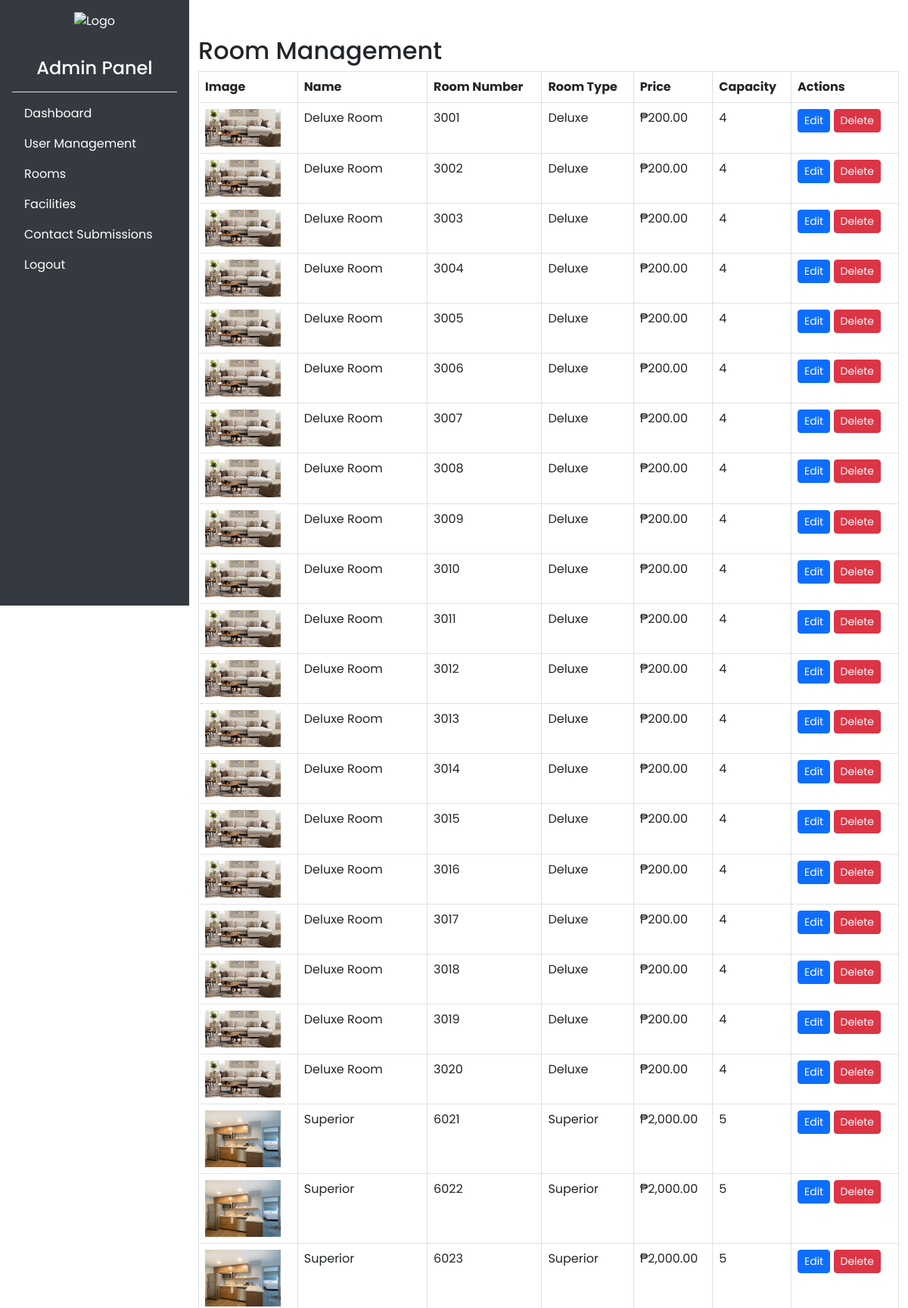
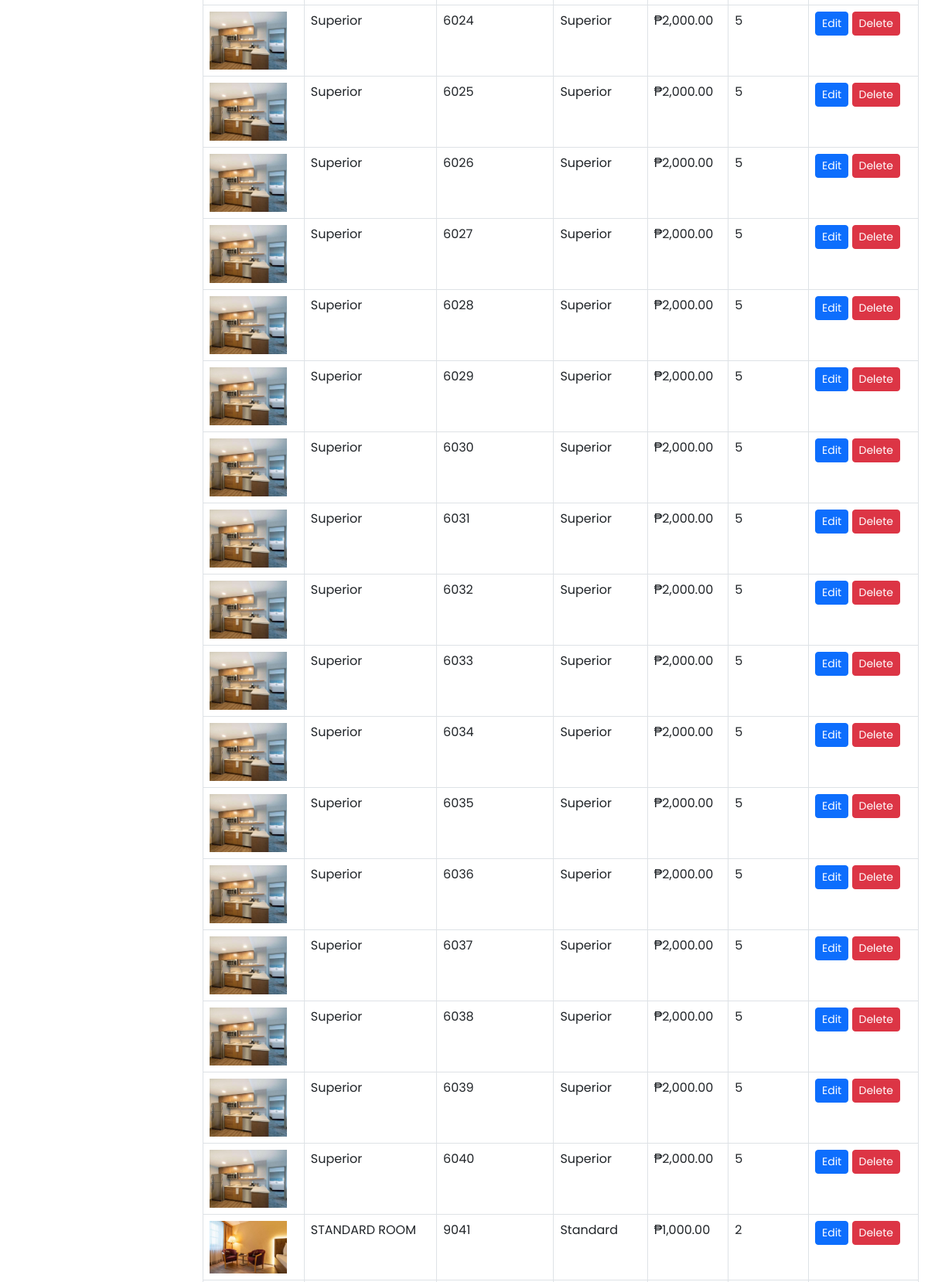
The page /admin/rooms.php (signed in, upper part) on the database its author committed (2 pictures, top to bottom).
### tables this page shows
CREATE TABLE `rooms` (
  `id` int(11) NOT NULL,
  `images` text NOT NULL,
  `room_type` varchar(255) NOT NULL,
  `price` decimal(10,0) NOT NULL,
  `capacity` int(11) NOT NULL,
  `amenities` text NOT NULL,
  `description` text NOT NULL,
  `created_at` timestamp NOT NULL DEFAULT current_timestamp() ON UPDATE current_timestamp(),
  `name` varchar(255) NOT NULL,
  `room_number` varchar(50) NOT NULL,
  `status` varchar(255) NOT NULL,
  `cleanliness_status` varchar(255) NOT NULL
);

### admin/rooms.php (the view, shortened to what this page needs)
<?php
include '../config.php';
include './sidebar.php';
$sql = "SELECT * FROM rooms WHERE 1=1";
$result = mysqli_query($conn, $sql);
?>
<!DOCTYPE html>
<html lang="en">
<head>
    <link href="https://cdn.jsdelivr.net/npm/bootstrap@5.3.0-alpha1/dist/css/bootstrap.min.css" rel="stylesheet">
</head>
<body>
    <div class="container mt-5">
        <h2>Room Management</h2>
        <table class="table table-bordered">
            <thead>
                <tr>
                    <th>Image</th>
                    <th>Name</th>
                    <th>Room Number</th>
                    <th>Room Type</th>
                    <th>Price</th>
                    <th>Capacity</th>
                    <th>Actions</th>
                </tr>
            </thead>
            <tbody>
                <?php if (mysqli_num_rows($result) > 0): ?>
                    <?php while ($row = mysqli_fetch_assoc($result)): ?>
                        <tr>
                            <td>
                                <?php
                                $images = explode(',', $row['images']);
                                echo "<img src='$images[0]' width='100' alt='Room Image'>";
                                ?>
                            </td>
                            <td><?= htmlspecialchars($row['name']); ?></td>
                            <td><?= htmlspecialchars($row['room_number']); ?></td>
                            <td><?= htmlspecialchars($row['room_type']); ?></td>
                            <td>₱<?= number_format($row['price'], 2); ?></td>
                            <td><?= htmlspecialchars($row['capacity']); ?></td>
                            <td>
                                <button
                                    class="btn btn-primary btn-sm edit-btn"
                                    data-id="<?= $row['id']; ?>"
                                    data-name="<?= htmlspecialchars($row['name']); ?>"
                                    data-room_type="<?= htmlspecialchars($row['room_type']); ?>"
                                    data-price="<?= htmlspecialchars($row['price']); ?>"
                                    data-capacity="<?= htmlspecialchars($row['capacity']); ?>"
                                    data-amenities="<?= htmlspecialchars($row['amenities']); ?>"
                                    data-description="<?= htmlspecialchars($row['description']); ?>"
                                    data-images="<?= htmlspecialchars($row['images']); ?>"
                                    data-bs-toggle="modal"
                                    data-bs-target="#editRoomModal">
                                    Edit
                                </button>
 				<a href="?delete=<?= $row['id']; ?>" class="btn btn-danger btn-sm">Delete</a>
                            </td>
                        </tr>
                    <?php endwhile; ?>
                <?php else: ?>
                    <tr>
                        <td colspan="7" class="text-center">No rooms found.</td>
                    </tr>
                <?php endif; ?>
            </tbody>
        </table>
    </div>
</body>
</html>

### admin/css/roombook.css (style rules this page uses)
:root { --bg-text-shadow: 0 2px 4px rgb(13 0 77 / 8%), 0 3px 6px rgb(13 0 77 / 8%), 0 8px 16px rgb(13 0 77 / 8%); --bg-box-shadow: 0px 0px 20px 6px rgba(26, 30, 164, 0.31); }
body { background-color: #ffff; }
* { margin: 0; padding: 0; font-family: 'Poppins', sans-serif; }
a { color: black; }

### admin/sidebar.php (style rules this page uses)
body { display: flex; }

### rows shown on the page
rooms: name "Deluxe Room", room_number "3001", room_type "Deluxe", price "200.00", capacity "4"
rooms: name "Deluxe Room", room_number "3002", room_type "Deluxe", price "200.00", capacity "4"
rooms: name "Deluxe Room", room_number "3003", room_type "Deluxe", price "200.00", capacity "4"
rooms: name "Deluxe Room", room_number "3004", room_type "Deluxe", price "200.00", capacity "4"
rooms: name "Deluxe Room", room_number "3005", room_type "Deluxe", price "200.00", capacity "4"
rooms: name "Deluxe Room", room_number "3006", room_type "Deluxe", price "200.00", capacity "4"
rooms: name "Deluxe Room", room_number "3007", room_type "Deluxe", price "200.00", capacity "4"
rooms: name "Deluxe Room", room_number "3008", room_type "Deluxe", price "200.00", capacity "4"
rooms: name "Deluxe Room", room_number "3009", room_type "Deluxe", price "200.00", capacity "4"
rooms: name "Deluxe Room", room_number "3010", room_type "Deluxe", price "200.00", capacity "4"
rooms: name "Deluxe Room", room_number "3011", room_type "Deluxe", price "200.00", capacity "4"
rooms: name "Deluxe Room", room_number "3012", room_type "Deluxe", price "200.00", capacity "4"
rooms: name "Deluxe Room", room_number "3013", room_type "Deluxe", price "200.00", capacity "4"
rooms: name "Deluxe Room", room_number "3014", room_type "Deluxe", price "200.00", capacity "4"
rooms: name "Deluxe Room", room_number "3015", room_type "Deluxe", price "200.00", capacity "4"
rooms: name "Deluxe Room", room_number "3016", room_type "Deluxe", price "200.00", capacity "4"
rooms: name "Deluxe Room", room_number "3017", room_type "Deluxe", price "200.00", capacity "4"
rooms: name "Deluxe Room", room_number "3018", room_type "Deluxe", price "200.00", capacity "4"
rooms: name "Deluxe Room", room_number "3019", room_type "Deluxe", price "200.00", capacity "4"
rooms: name "Deluxe Room", room_number "3020", room_type "Deluxe", price "200.00", capacity "4"
rooms: name "Superior", room_number "6021", room_type "Superior", price "2,000.00", capacity "5"
rooms: name "Superior", room_number "6022", room_type "Superior", price "2,000.00", capacity "5"
rooms: name "Superior", room_number "6023", room_type "Superior", price "2,000.00", capacity "5"
rooms: name "Superior", room_number "6024", room_type "Superior", price "2,000.00", capacity "5"
rooms: name "Superior", room_number "6025", room_type "Superior", price "2,000.00", capacity "5"
rooms: name "Superior", room_number "6026", room_type "Superior", price "2,000.00", capacity "5"
rooms: name "Superior", room_number "6027", room_type "Superior", price "2,000.00", capacity "5"
rooms: name "Superior", room_number "6028", room_type "Superior", price "2,000.00", capacity "5"
rooms: name "Superior", room_number "6029", room_type "Superior", price "2,000.00", capacity "5"
rooms: name "Superior", room_number "6030", room_type "Superior", price "2,000.00", capacity "5"
rooms: name "Superior", room_number "6031", room_type "Superior", price "2,000.00", capacity "5"
rooms: name "Superior", room_number "6032", room_type "Superior", price "2,000.00", capacity "5"
rooms: name "Superior", room_number "6033", room_type "Superior", price "2,000.00", capacity "5"
rooms: name "Superior", room_number "6034", room_type "Superior", price "2,000.00", capacity "5"
rooms: name "Superior", room_number "6035", room_type "Superior", price "2,000.00", capacity "5"
rooms: name "Superior", room_number "6036", room_type "Superior", price "2,000.00", capacity "5"
rooms: name "Superior", room_number "6037", room_type "Superior", price "2,000.00", capacity "5"
rooms: name "Superior", room_number "6038", room_type "Superior", price "2,000.00", capacity "5"
rooms: name "Superior", room_number "6039", room_type "Superior", price "2,000.00", capacity "5"
rooms: name "Superior", room_number "6040", room_type "Superior", price "2,000.00", capacity "5"
rooms: shows a picture, name "STANDARD ROOM", room_number "9041", room_type "Standard", price "1,000.00", capacity "2"
